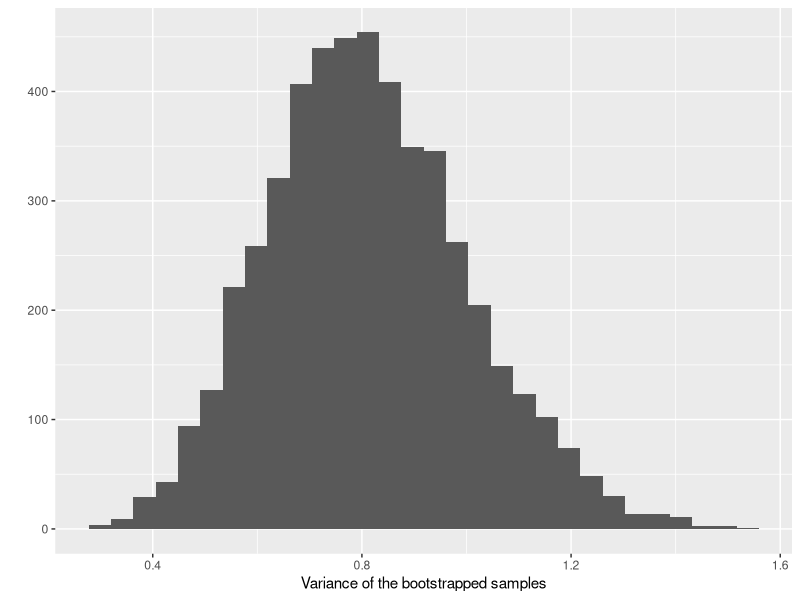
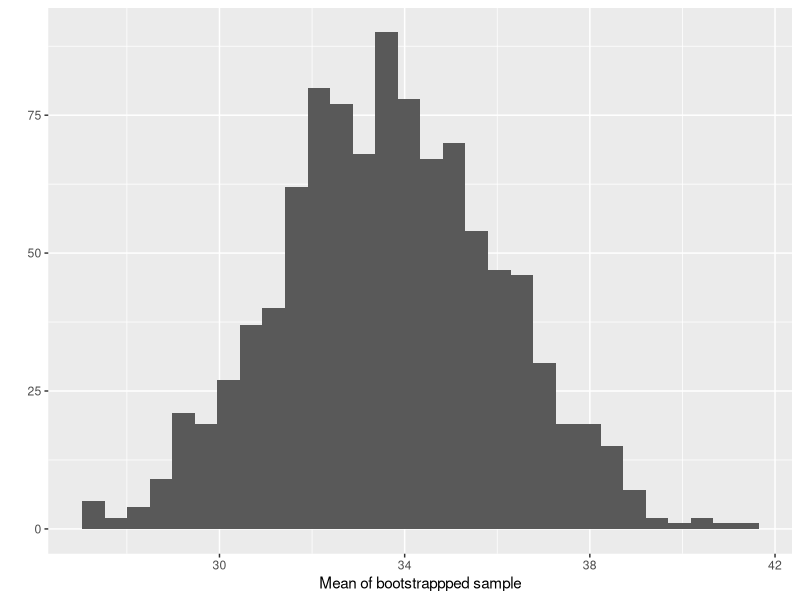
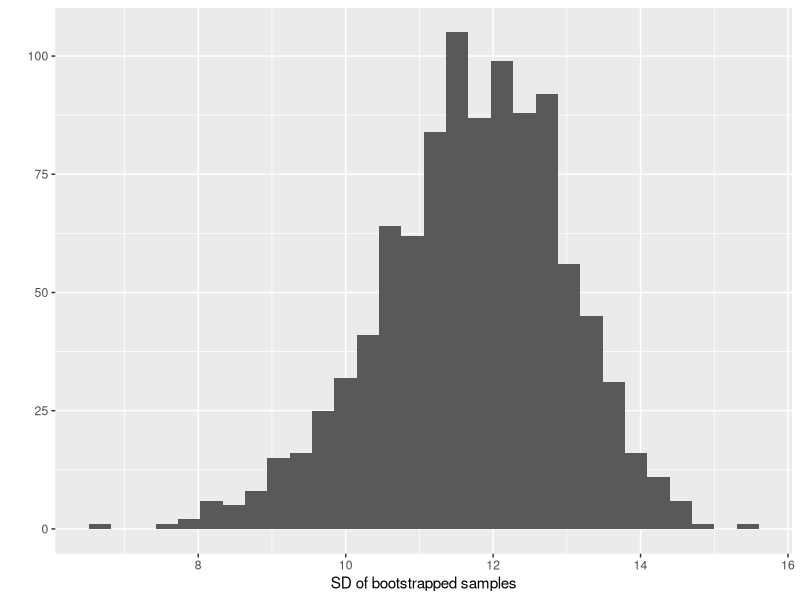
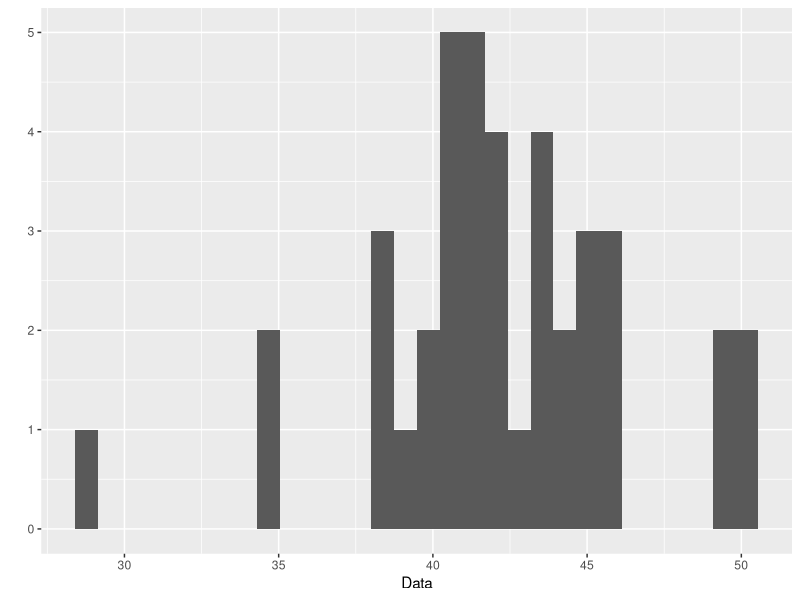
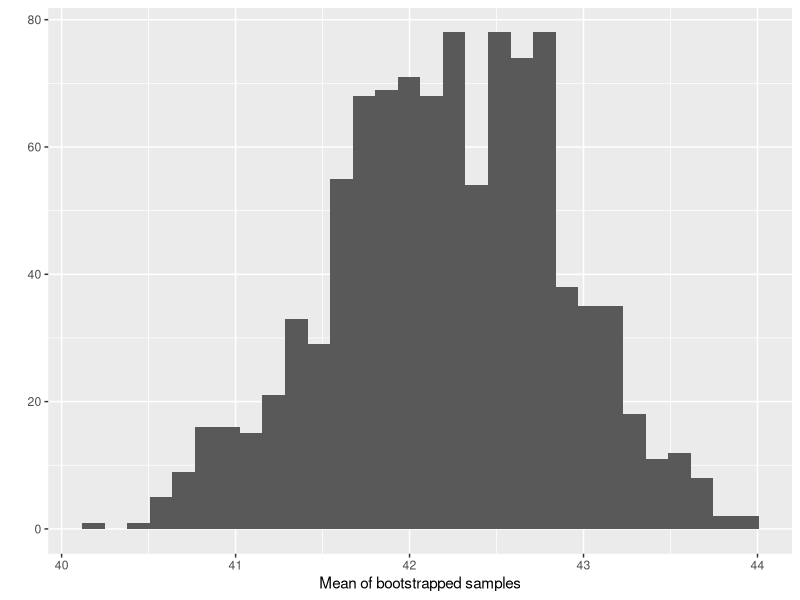
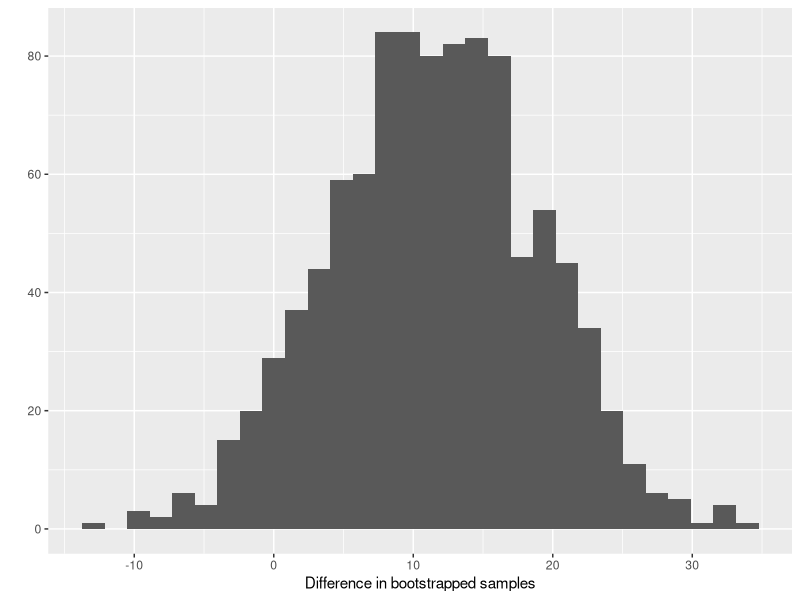

Reproduce these figures in R, in order.
#' ---
#' title: "Introduction to bootstrap with R "
#' author: Pavan Gurazada
#' output: github_document
#' ---
#' 

library(tidyverse)
library(boot)
library(caret)

set.seed(20130810)

#' Example 2.1
#' Bootstrapping variance of univariate gaussians

n <- 25
x <- rnorm(n) # true value of the variance is 1

#' The statistic we want to explore is the uncorrected variance
varx <- var(x) * (n-1)/n # Uncorrected

nboot <- 5000 # Number of bootstrap samples
bootVarx <- rep(NA, nboot)

for (i in 1:nboot) {
  xStar <- sample(x, size = n, replace = TRUE)
  bootVarx[i] <- var(xStar) * (n - 1)/n
}

cat("Mean of the variance: ", mean(bootVarx))
qplot(bootVarx, geom = "histogram") +
  labs(x = "Variance of the bootstrapped samples")

#' Example of classification

classes <- data.frame(class = c(rep(1, 5), rep(2, 5)),
                      x1 = c(2.052,1.083,0.083,1.278, -1.226, 1.307, -0.548, 
                             2.498,0.832,1.498),
                      x2 = c(0.339, -1.320, -1.524, -0.459, -0.606, 2.268, 
                             1.741, 0.813, 1.409, 2.063))
glimpse(classes)

ldaModel <- train(factor(class) ~ .,
                  data = classes,
                  method = "lda",
                  trControl = trainControl(method = "boot632"))
ldaModel$results

#' Exercise 2.1

x <- c(23, 16, 21, 24, 34, 30, 28, 24, 26, 18, 23, 23, 36,
        37, 49, 50, 51, 56, 46, 41, 54, 30, 40, 31)
n <- length(x)

mean(x); sd(x)

nboot <- 1000
bootMean <- rep(NA, nboot)
bootSD <- rep(NA, nboot)

for (i in 1:nboot) {
  xStar <- sample(x, size = n, replace = TRUE)
  bootMean[i] <- mean(xStar)
  bootSD[i] <- sd(xStar)
}

qplot(bootMean, geom = "histogram") +
  labs(x = "Mean of bootstrappped sample")
qplot(bootSD, geom = "histogram") +
  labs(x = "SD of bootstrapped samples")

#' *Example 3.1* “ Surimi ” is purified fish protein used as a material to make
#' imitation crab and shrimp food products. The strength of surimi gels is a
#' critical factor in production. Each incoming lot of surimi raw material is
#' sampled and a cooked gel is prepared. From these gels, test portions are
#' selected and tested for strength.
#'
#' We suppose our interest here is the mean value of the ultimate stresses and
#' the 95% confidence interval for it.

x <- c(41.28, 45.16, 34.75, 40.76, 43.61, 39.05, 41.20, 41.02, 41.33, 40.61, 
        40.49, 41.77, 42.07, 44.83, 29.12, 45.59, 41.95, 45.78, 42.89, 40.42, 
        49.31, 44.01, 34.87, 38.60, 39.63, 38.52, 38.52, 43.95, 49.08, 50.52, 
        43.85, 40.64, 45.86, 41.25, 50.35, 45.18, 39.67, 43.89, 43.89, 42.16)
summary(x)
var(x); sd(x)
n <- length(x)

qplot(x, geom = "histogram") +
  labs(x = "Data")

nboot <- 1000
bootMean <- rep(NA, nboot)

for (i in 1:nboot) {
  xStar <- sample(x, size = n, replace = TRUE)
  bootMean[i] = mean(xStar)
}

qplot(bootMean, geom = "histogram") +
  labs(x = "Mean of bootstrapped samples")

bootStat <- function(data, i) {
  return(mean(data[i]))
}

bootMean <- boot(data = x, 
                 statistic = bootStat,
                 R = 1000)
boot.ci(bootMean, type = 'bca', conf = 0.95)

#' *Exercise 3.6* Microbiological method comparison: A laboratory wants to
#' determine if two different methods give similar results for quantifying a
#' particular bacterial species in a particular medium. A quick test is
#' performed by a decimal serial dilution assay, using each method in replicate
#' on each dilution. The dilution with the highest usable counts (falling the
#' range 30 – 300) had results (actual data):

results <- data.frame(A = c(176, 125, 152, 180, 159, 168, 160, 151),
                      B = c(164, 121, 137, 169, 144, 145, 156, 139))

#' A and B are the two different methods used
#'
#' The usual procedure in a parametric case to test the hypothesis that the two
#' methods A and B are different is to assume that the differences in the mean
#' dilation form the two samples follows a normal distribution of mean 0 and
#' check the p value. Lets look at a bootstrap method. The bootstrap sample
#' should follow the probability pattern of the data generating process.
#'
#' In this simple case, we resample from the two methods separately and
#' aggregate the difference.
#' 
#' This method scales to AB testing as well.

nboot <- 1000

bootfn <- function(data, i) {
  mA <- mean(data[i, 'A'])
  mB <- mean(data[i, 'B'])
  return(mA-mB)
}

bootAB <- boot(data = results,
               statistic = bootfn,
               R = nboot)
boot.ci(bootAB, conf = 0.95, type = "bca")

#' Since the interval does not include 0, we conclude that the A and B are
#' different
#' 
#' *Alternative implementation* without using the boot package

bootAB <- rep(NA, nboot)

for (i in 1:nboot) {
  mA <- mean(sample(results$A, size = length(results$A), replace = TRUE))
  mB <- mean(sample(results$B, size = length(results$B), replace = TRUE))
  bootAB[i] <- mA - mB
}

qplot(bootAB, geom = "histogram") +
  labs(x = "Difference in bootstrapped samples")


